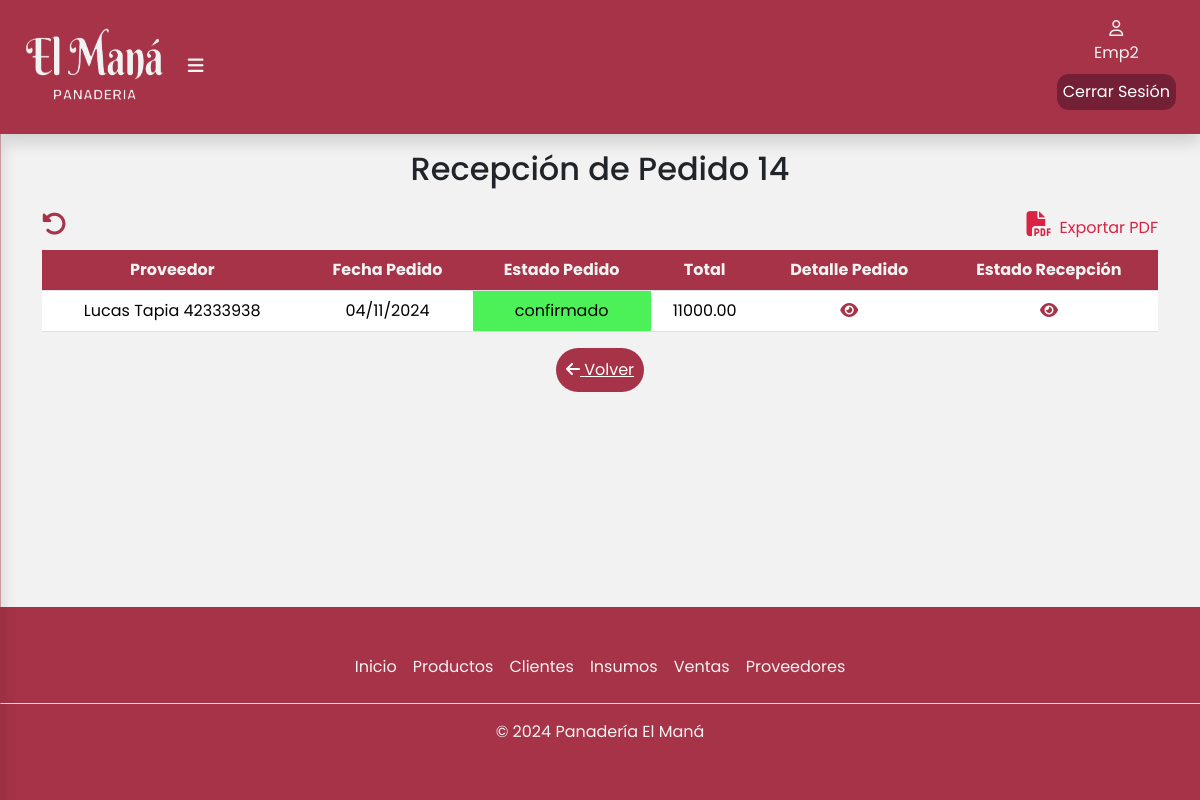
The page /pedidos/recepcionPedido/14 (signed in) on the database its author committed.
### apps/pedidos/models.py (models this page shows, shortened)
class Pedido(models.Model):
    proveedor = models.ForeignKey(Proveedor, on_delete=models.CASCADE,related_name = 'proveedor')
    ESTADO_PEDIDO = [
        ('confirmado', 'Confirmado'),
        ('pendiente', 'Pendiente'),
        ('cancelado', 'Cancelado'),
    ]
    fechaPedido = models.DateField(blank=False,null=False)
    estadoPedido = models.CharField(max_length=10,choices=ESTADO_PEDIDO,blank=False,null=False)
    precioTotalDelPedido = models.DecimalField(max_digits=10, decimal_places=2, null=True, blank=True, default=0)

class Proveedor(Persona):
    ESTADO = [
        ('activo', 'Activo'),
        ('inactivo', 'Inactivo'),
    ]
    dni  = models.CharField(max_length=8,blank=False,null=False)
    estado = models.CharField(max_length=10, choices=ESTADO,blank=False, null=False)
    empresa = models.CharField(max_length=50,blank=False,null=False)
    def __str__(self):
        return f"{self.nombre} {self.apellido} {self.dni}"

### apps/pedidos/views.py (the view)
# urls.py: path('pedidos/recepcionPedido/<pedido_id>',login_required(views.recepcionPedido),name='recepcionDePedido'),
def recepcionPedido(request, pedido_id):
    pedido = get_object_or_404(Pedido, id=pedido_id)
    empleado = get_object_or_404(Empleado, user=request.user)
    detalles_pedido = DetallePedido.objects.filter(pedido=pedido)
    recepcionPedido_instance = RecepcionPedido.objects.filter(pedido=pedido).first()
    celdaRecepcion = recepcionPedido_instance is not None
    mostrar_boton = not celdaRecepcion
    if request.method == "POST":
        recepPedidoForm = FormularioRecepcionPedido(request.POST)
        if recepPedidoForm.is_valid():
            recepcion = recepPedidoForm.save(commit=False)
            recepcion.empleado = empleado
            recepcion.pedido = pedido
            recepcion.save()  # Guarda la recepción primero
            for i, detalle in enumerate(detalles_pedido):
                cantidad_recibida = request.POST.get(f'cantidadRecibida-{i}')  # Asegúrate de que el nombre sea correcto
                if cantidad_recibida:  # Asegúrate de que no sea None o vacío
                    detalle_recepcion = DetalleRecepcionPedido(
                        recepcionPedido=recepcion,
                        detallePedido=detalle,
                        cantidadRecibida=int(cantidad_recibida),
                    )
                    if detalle.cantidadPedida > int(cantidad_recibida):
                        detalle_recepcion.estado = 'incompleto'
                    elif detalle.cantidadPedida == int(cantidad_recibida):
                        detalle_recepcion.estado = 'completo'
                    else:
                        detalle_recepcion.estado = 'erroneo'
                    detalle_recepcion.save()
                    insumo = detalle.insumos
                    insumo.cantidadDisponible += int(cantidad_recibida)
                    insumo.save()
            return redirect('pedidos:recepcionDePedido', pedido_id=pedido.id)
    else:
        recepPedidoForm = FormularioRecepcionPedido(initial={'fechaDeRecepcion': '', 'pedido': pedido}, empleado=empleado)
    return render(request, 'recepcionPedido/recepcionDelPedido.html', {
        'pedido': pedido,
        'detallesPedido': detalles_pedido,
        'recepPedidoForm': recepPedidoForm,
        'celdaRecepcion': celdaRecepcion,
        'mostrar_boton':mostrar_boton,
    })

### apps/pedidos/templates/recepcionPedido/recepcionDelPedido.html (shortened to what this page needs)
{%extends 'base/base.html'%}
{% load static %}
{% block contenido %}
<div class="container" id="container-tabla">
    <div class="col-12">
        <h2 class="text-center pb-3">Recepción de Pedido {{ pedido.id }}</h2>
        <div class="busqueda d-flex">
            <div class="d-flex align-items-center justify-content-center">
                <a href="{% url 'pedidos:recepcionDePedido' pedido.id %}"><i class="fa-solid fa-rotate-left" id="recargaPagRecepcion" title="Recargar página" style="font-size: 25px;color:#a63348"></i></a>
            </div>
            <a class="expPdf" href="{% url 'pedidos:generarPDFrecepcion' pedido.id%}"
            ><i class="fa-solid fa-file-pdf px-2" style="font-size: 25px"></i
            >Exportar PDF</a>
        </div>
        <div class="table-responsive">
            <table class="table">
                <thead class="bg-table">
                    <tr>
                        <th scope="col">Proveedor</th>
                        <th scope="col">Fecha Pedido</th>
                        <th scope="col">Estado Pedido</th>
                        <th scope="col">Total</th>
                        <th scope="col">Detalle Pedido</th>
                        <th scope="col">Estado Recepción</th>
                    </tr>
                </thead>
                <tbody>
                    <tr>
                        <td>{{ pedido.proveedor }}</td>
                        <td>{{ pedido.fechaPedido|date:"d/m/Y" }}</td>
                        {% if pedido.estadoPedido == 'confirmado' %}
                        <td style="background-color: #4bf156;">{{ pedido.estadoPedido }}</td>{% endif %}
                        <td>{{ pedido.precioTotalDelPedido }}</td>
                        <td>
                            <a href="{% url 'pedidos:verDetallePedidoDesdeRecepcion' pedido.id %}"><i class="fa-solid fa-eye" title="Ver detalles Pedido"></i></a>
                        </td>
                        <td>
                            {% if celdaRecepcion %}
                            <a href="{% url 'pedidos:verDetallesRecepcionPedido' pedido.id %}"><i class="fa-solid fa-eye" title="Ver detalles Recepcion"></i></a>
                            {% endif %}
                        </td>
                    </tr>
                </tbody>
            </table>
        </div>
        <div class="d-flex justify-content-center align-items-center">
            <a href="{% url 'pedidos:pedidos' %}" class="btn-volver"><i class="fa-solid fa-arrow-left"></i> Volver</a>
        </div>
    </div>
</div>
{% endblock %}

### templates/base/base.html (shortened to what this page needs)
{% load static %}
<!DOCTYPE html>
<html lang="en">
<head>
  <link href="https://cdn.jsdelivr.net/npm/bootstrap@5.3.3/dist/css/bootstrap.min.css" rel="stylesheet"
 />
  <link rel="stylesheet" href="{% static 'css/estilos.css' %}" />
</head>
<body>
  <header>
        <div class="container-fluid shadow">
          <div class="logo">
            <a href="{% url 'inicio:index' %}">
              <img class="logopng" src="{% static 'img/isologo.png' %}" alt="Logo Panadería El Maná" width="140px" height="80px" /></a>
            {% if user.is_authenticated %}
              <label for="btn-menu"><i class="fa-solid fa-bars"></i></label>
            {% endif %}
          </div>
          {% if user.is_authenticated %}
          <div class="d-flex flex-column align-items-center justify-content-center">
            <div class="usuario d-flex flex-column align-items-center justify-content-center">
                <a href="#">
                  <i class="fa-regular fa-user"></i>
                  <p>{{user.username}}</p>
                </a>
            </div>
              <a href="{% url 'inicio:logout' %} " id="cerrarSesion">Cerrar Sesión</a>
          </div>
          {% endif %}
        </div>
  </header>
  {% block contenido %}
  {% endblock %}
  <div class="container-footer">
    <footer class="footer py-3 my-4">
      {% if user.is_authenticated %}
      <ul class="nav justify-content-center border-bottom pb-3 mb-3">
        {% if user.is_superuser %}
          <li class="nav-item">
            <a href="{% url 'inicio:index' %}" class="nav-link px-2">Inicio</a>
          </li>
          <li class="nav-item">
            <a href="{% url 'estadisticas:estadisticas_ventas' %}" class="nav-link px-2">Estadísticas</a>
          </li>
          <li class="nav-item">
            <a href="{% url 'productos:productos' %}" class="nav-link px-2">Productos</a>
          </li>
          <li class="nav-item">
            <a href="{% url 'ventas:listadoMayoristas' %}" class="nav-link px-2">Clientes</a>
          </li>
          <li class="nav-item">
            <a href="{% url 'productos:insumos' %}" class="nav-link px-2">Insumos</a>
          </li>
          <li class="nav-item">
            <a href="{% url 'ventas:ventas' %}" class="nav-link px-2">Ventas</a>
          </li>
          <li class="nav-item">
            <a href="{% url 'pedidos:proveedores' %}" class="nav-link px-2">Proveedores</a>
          </li>
          <li class="nav-item">
            <a href="{% url 'usuarios:empleados' %}" class="nav-link px-2">Empleados</a>
          </li>
        {% else %}
          <li class="nav-item">
            <a href="{% url 'inicio:index' %}" class="nav-link px-2">Inicio</a>
          </li>
          <li class="nav-item">
            <a href="{% url 'productos:productos' %}" class="nav-link px-2">Productos</a>
          </li>
          <li class="nav-item">
            <a href="{% url 'ventas:listadoMayoristas' %}" class="nav-link px-2">Clientes</a>
          </li>
          <li class="nav-item">
            <a href="{% url 'productos:insumos' %}" class="nav-link px-2">Insumos</a>
          </li>
          <li class="nav-item">
            <a href="{% url 'ventas:ventas' %}" class="nav-link px-2">Ventas</a>
          </li>
          <li class="nav-item">
            <a href="{% url 'pedidos:proveedores' %}" class="nav-link px-2">Proveedores</a>
          </li>
        {% endif %}
      </ul>
      <p class="text-center">© 2024 Panadería El Maná</p>
      {% else %}
        <p class="text-center">© 2024 Panadería El Maná</p>
      {% endif %}
    </footer>
  </div>
</body>
</html>

### static/css/estilos.css (style rules this page uses)
body { display: flex; flex-direction: column; min-height: 100vh; margin: 0; font-family: Poppins, sans-serif; background-color: #f2f2f2; }
.container-fluid { position: fixed; background-color: #a63348; padding: 1.5rem; margin-top: auto; display: flex; align-items: center; justify-content: space-between; z-index: 1000; }
.logo { font-size: large; font-weight: 700; padding-right: 5px; }
.usuario { width: 50px; height: 50px; text-align: center; justify-items: center; }
.usuario a { color: #f2f2f2; text-decoration: none; }
.logo .fa-solid { padding-left: 20px; cursor: pointer; }
.container-fluid .logo label i { color: #f2f2f2; }
.container-fluid .usuario { color: #f2f2f2; }
.container-footer { margin-top: auto; background-color: #a63348; color: #f2f2f2; }
.container-footer .footer .nav .nav-item .nav-link { color: #f2f2f2; }
#container-tabla { padding-top: 150px; }
table { text-align: center; }
th, td { vertical-align: middle; }
.bg-table { --bs-table-bg: #a63348; }
.expPdf { text-decoration: none; color: #da2244; }
.busqueda { justify-content: space-between; align-items: center; margin-bottom: 10px; }
#cerrarSesion { text-decoration: none; color:#ffffff; background-color:#732036; border-radius: 12px; padding: 6px; }
.fa-square-plus,.fa-eye, .fa-list-check { color: #a63348; }
.btn-volver { background-color: #a63348; border-radius: 30px; padding: 10px; color: #ffffff; }
.table th { color: #f2f2f2; }

### rows shown on the page
Pedido: id "14", proveedor "Lucas Tapia 42333938", fechaPedido "04/11/2024", estadoPedido "confirmado", precioTotalDelPedido "11000.00"

### other values the page prints
{{ user.username }} "Emp2"
